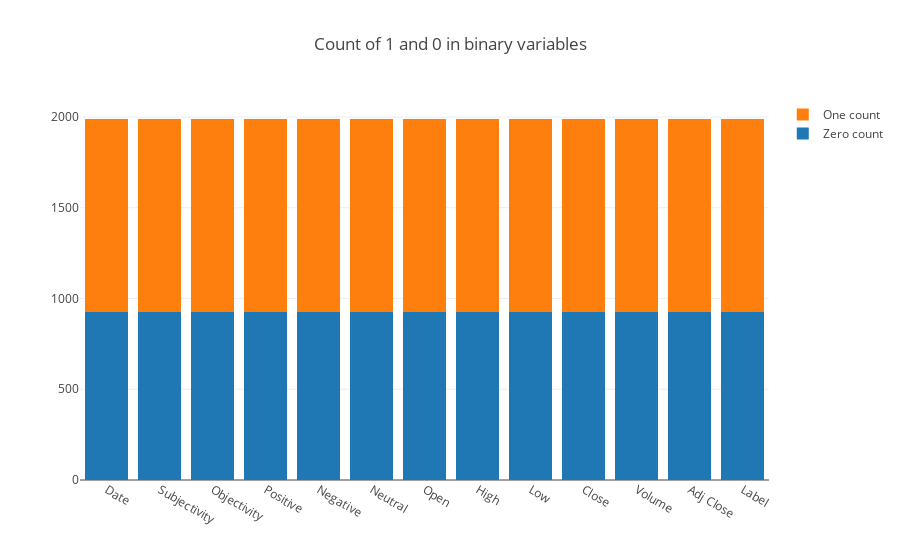

The cell this chart's notebook holds for it:
### Markdown cell above
Lets use a bar plot to see the features with 0's and 1's

### Code cell
%matplotlib inline
import plotly.offline as py
py.init_notebook_mode(connected=True)
import plotly.graph_objs as go
import plotly.tools as tls
import warnings

bin_col = merged_dataframe.columns
zero_list = []
one_list = []
for col in bin_col:
    zero_count = 0
    one_count = 0
    for ix, val in merged_dataframe[col].iteritems():
        if merged_dataframe.loc[ix, 'Label'] == 0:
            zero_count += 1
        else:
            one_count += 1
    zero_list.append(zero_count)
    one_list.append(one_count)
    
trace1 = go.Bar(
    x=bin_col,
    y=zero_list ,
    name='Zero count'
)
trace2 = go.Bar(
    x=bin_col,
    y=one_list,
    name='One count'
)

data = [trace1, trace2]
layout = go.Layout(
    barmode='stack',
    title='Count of 1 and 0 in binary variables'
)

fig = go.Figure(data=data, layout=layout)
py.iplot(fig, filename='stacked-bar')

### Figure 1 — Plotly figure (JSON) as saved in the notebook; plotly's stock layout.template omitted (floating-point values rounded to 4 significant figures)
{"data": [{"name": "Zero count", "type": "bar", "x": ["Date", "Subjectivity", "Objectivity", "Positive", "Negative", "Neutral", "Open", "High", "Low", "Close", "Volume", "Adj Close", "Label"], "y": [924, 924, 924, 924, 924, 924, 924, 924, 924, 924, 924, 924, 924]}, {"name": "One count", "type": "bar", "x": ["Date", "Subjectivity", "Objectivity", "Positive", "Negative", "Neutral", "Open", "High", "Low", "Close", "Volume", "Adj Close", "Label"], "y": [1065, 1065, 1065, 1065, 1065, 1065, 1065, 1065, 1065, 1065, 1065, 1065, 1065]}], "layout": {"barmode": "stack", "title": "Count of 1 and 0 in binary variables"}}
